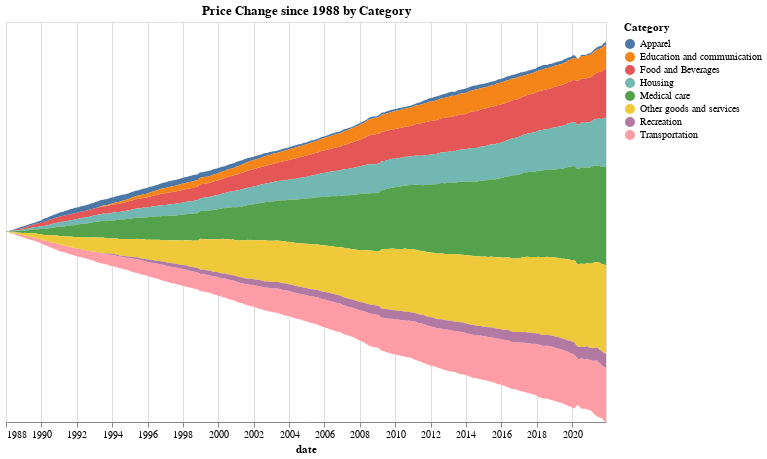

Source (notebook cell):
### Code cell
# Area/Stream Chart
alt.Chart(df[['date','change','Category']][(df['date'] >= start_date) & (df['date'] <= end_date)],title='Price Change since ' + str(start_year) + ' by Category').mark_area().encode(
    x = alt.X('date'),
    y = alt.Y('change', stack='center', axis=None),
    color = 'Category'
).properties(height=400, width=600).interactive()

### Figure 1 — Vega-Lite specification as saved in the notebook (floating-point values rounded to 4 significant figures; data arrays with more than 128 entries replaced by an {"elided": "..."} marker saying what was removed)
{"config": {"view": {"continuousWidth": 400, "continuousHeight": 300}}, "data": {"name": "data-6663b159320c08ef6dcde2c5e740fed2"}, "mark": "area", "encoding": {"color": {"field": "Category", "type": "nominal"}, "x": {"field": "date", "type": "temporal"}, "y": {"axis": null, "field": "change", "stack": "center", "type": "quantitative"}}, "height": 400, "selection": {"selector017": {"type": "interval", "bind": "scales", "encodings": ["x", "y"]}}, "title": "Price Change since 1988 by Category", "width": 600, "$schema": "https://vega.github.io/schema/vega-lite/v4.17.0.json", "datasets": {"data-6663b159320c08ef6dcde2c5e740fed2": {"elided": "3144 records"}}}
